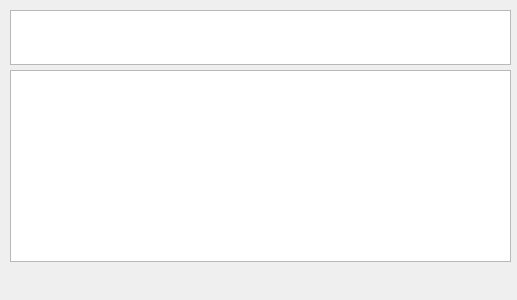
<?xml version="1.0" encoding="UTF-8"?>
<ui version="4.0">
 <class>FullLogDialog</class>
 <widget class="QDialog" name="FullLogDialog">
  <property name="geometry">
   <rect>
    <x>0</x>
    <y>0</y>
    <width>517</width>
    <height>300</height>
   </rect>
  </property>
  <property name="windowTitle">
   <string>Log</string>
  </property>
  <widget class="QListWidget" name="logList">
   <property name="geometry">
    <rect>
     <x>10</x>
     <y>10</y>
     <width>501</width>
     <height>55</height>
    </rect>
   </property>
   <property name="sizePolicy">
    <sizepolicy hsizetype="Expanding" vsizetype="Maximum">
     <horstretch>0</horstretch>
     <verstretch>0</verstretch>
    </sizepolicy>
   </property>
   <property name="maximumSize">
    <size>
     <width>16777215</width>
     <height>55</height>
    </size>
   </property>
  </widget>
  <widget class="QListView" name="listView">
   <property name="geometry">
    <rect>
     <x>10</x>
     <y>70</y>
     <width>501</width>
     <height>192</height>
    </rect>
   </property>
  </widget>
 </widget>
 <resources/>
 <connections/>
</ui>
